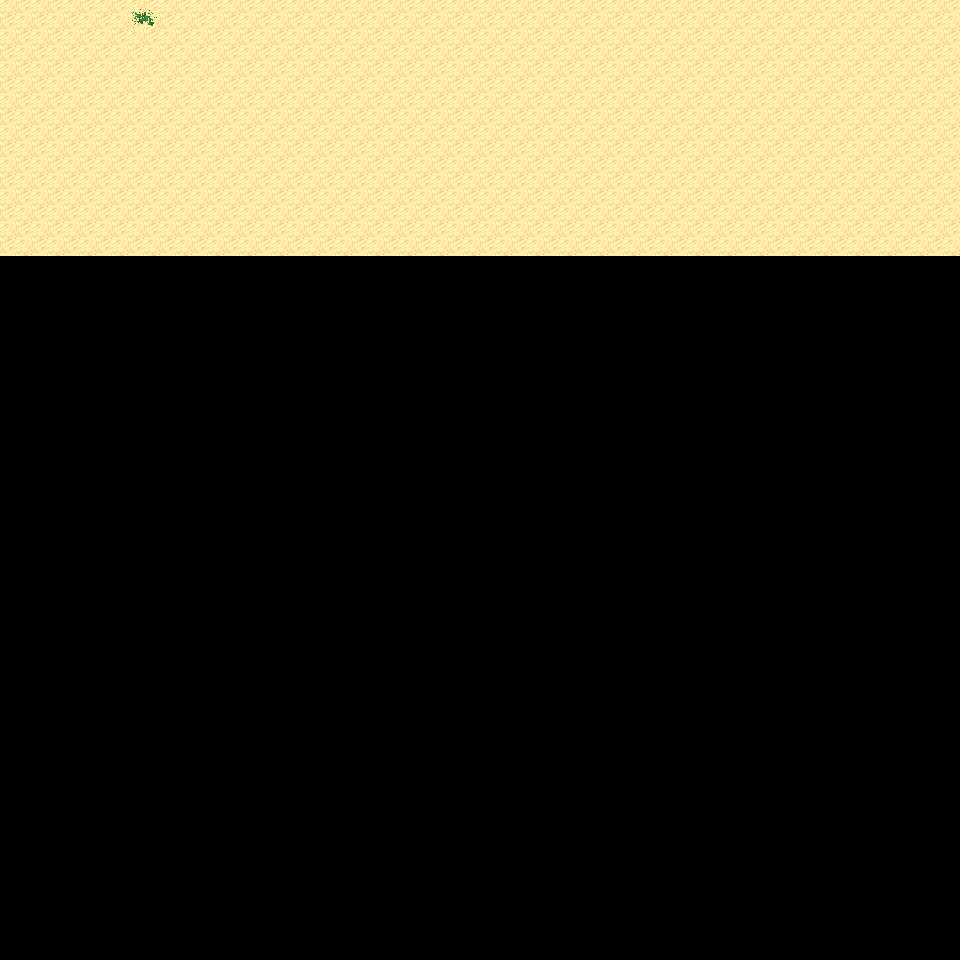

This is a level from a 2D game, rendered from its Tiled map with the project's own tilesets. A one-line summary and the map file follow, with tile-layer data summarised:
An orthogonal 30x30 tile map with 32x32 px tiles, 6 tile layers (Ground, Object, Object2, Above, ...), 6 tilesets and 3 objects (3x mapExit).

<map version="1.0" orientation="orthogonal" renderorder="right-down" width="30" height="30" tilewidth="32" tileheight="32" nextobjectid="4">
  <tileset firstgid="1" name="tileset_logic_collision" tilewidth="32" tileheight="32" tilecount="1" columns="1">
    <image source="../drawable/tileset_logic_collision.png" width="32" height="32" />
  </tileset>
  <tileset firstgid="2" name="tileset_terrain_desert" tilewidth="32" tileheight="32" tilecount="88" columns="8">
    <image source="../drawable/tileset_terrain_desert.png" width="256" height="352" />
  </tileset>
  <tileset firstgid="90" name="tileset_ground_sand_2" tilewidth="32" tileheight="32" tilecount="15" columns="5">
    <image source="../drawable/tileset_ground_sand_2.png" width="160" height="96" />
  </tileset>
  <tileset firstgid="105" name="tileset_plant_cactus_2" tilewidth="32" tileheight="32" tilecount="10" columns="5">
    <image source="../drawable/tileset_plant_cactus_2.png" width="160" height="64" />
  </tileset>
  <tileset firstgid="115" name="tileset_plant_cactus" tilewidth="32" tileheight="32" tilecount="2" columns="1">
    <image source="../drawable/tileset_plant_cactus.png" width="32" height="64" />
  </tileset>
  <tileset firstgid="117" name="tileset_plant_round_cactuses" tilewidth="32" tileheight="32" tilecount="20" columns="10">
    <image source="../drawable/tileset_plant_round_cactuses.png" width="320" height="64" />
  </tileset>
  <layer name="Ground" width="30" height="30">
    <data>[900 cells, 240 non-empty, 2 distinct tile ids]</data>
  </layer>
  <layer name="Object" width="30" height="30">
    <data>[900 cells, 0 non-empty, 0 distinct tile ids]</data>
  </layer>
  <layer name="Object2" width="30" height="30">
    <data>[900 cells, 0 non-empty, 0 distinct tile ids]</data>
  </layer>
  <layer name="Above" width="30" height="30">
    <data>[900 cells, 0 non-empty, 0 distinct tile ids]</data>
  </layer>
  <layer name="Above2" width="30" height="30">
    <data>[900 cells, 0 non-empty, 0 distinct tile ids]</data>
  </layer>
  <layer name="Walkable" width="30" height="30">
    <data>[900 cells, 0 non-empty, 0 distinct tile ids]</data>
  </layer>
  <objectgroup name="MapEvents">
    <object id="1" name="north" type="mapExit" x="0" y="0" width="960" height="32">
      <properties>
        <property name="map" value="level_0_x20_y131" />
        <property name="x" value="0" />
        <property name="y" value="28" />
      </properties>
    </object>
    <object id="2" name="west" type="mapExit" x="0" y="0" width="32" height="960">
      <properties>
        <property name="map" value="level_0_x19_y132" />
        <property name="x" value="28" />
        <property name="y" value="0" />
      </properties>
    </object>
    <object id="3" name="east" type="mapExit" x="928" y="0" width="32" height="960">
      <properties>
        <property name="map" value="level_0_x21_y132" />
        <property name="x" value="1" />
        <property name="y" value="0" />
      </properties>
    </object>
  </objectgroup>
</map>
